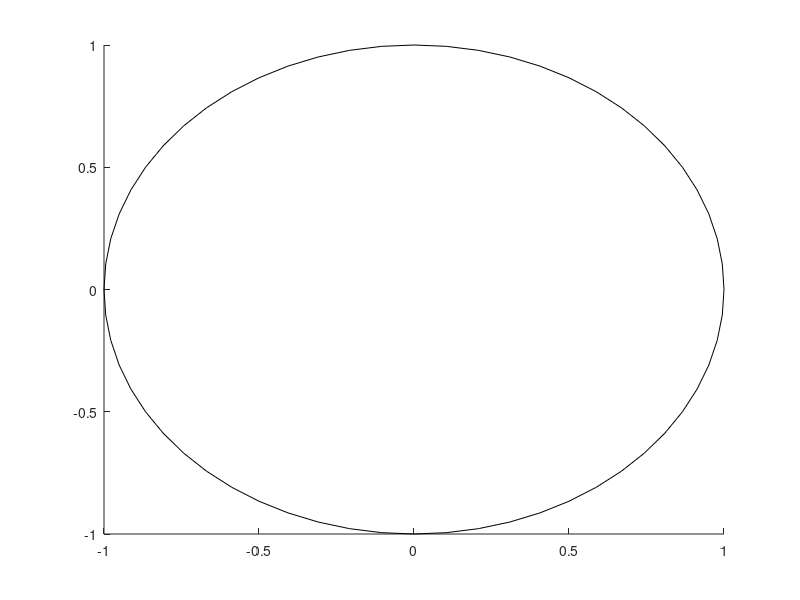

Source code (MATLAB):
function rec_obj = unitc()
%UNITC Draws a unit circle on the current plot
    rec_obj = rectangle('Position',[-1,-1,2,2],'Curvature',[1,1]);
end

